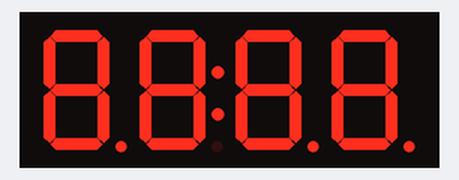
A sketch run on a simulated Arduino Uno, built with avr-gcc and run on an emulated ATmega328P. Parts: 4-digit seven-segment display.

Above: at 0.1 s.
At 0.6 s:
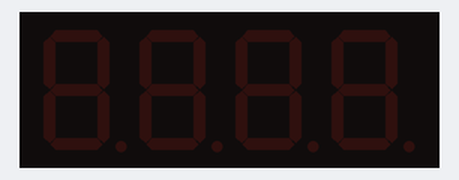

The sketch:

DisplayBlinking.ino
```cpp
#include <TM1637Display.h>

#define CLK_PIN 15   // CLK pin of TM1637 connected to Arduino pin 2
#define DIO_PIN 14   // DIO pin of TM1637 connected to Arduino pin 3

TM1637Display display(CLK_PIN, DIO_PIN);

void setup() {
  display.setBrightness(7); // Set the brightness (0-7)
  display.clear();          // Clear the display
}

void loop() {
  display.setBrightness(5);
  uint8_t data[] = { 0xff, 0xff, 0xff, 0xff };
  display.setSegments(data);
  delay(500);
  display.clear();
  display.setBrightness(0); // Turn off the display
  delay(500);               // Delay for display off time
}
/*#include <TM1637Display.h>

#define CLK_PIN 15   // CLK pin of TM1637 connected to Arduino pin 2
#define DIO_PIN 14     // DIO pin of TM1637 connected to Arduino pin 3

TM1637Display display(CLK_PIN, DIO_PIN);

// Custom patterns for bottom cells of each row
byte bottomPatterns[] = {
  B00000001,  // Bottom cell of first row
  B00000001,//B00000010,  // Bottom cell of second row
  B00000001,//B00000100,  // Bottom cell of third row
  B00000001,//B00001000   // Bottom cell of fourth row
};

void setup() {
  display.setBrightness(7); // Set the brightness (0-7)
  display.clear();          // Clear the display
}

void loop() {
  for (int i = 0; i < sizeof(bottomPatterns); i++) {
    display.setSegments(&bottomPatterns[i], 1, i); // Set bottom cell pattern for specific row
    delay(1000);  // Delay between row patterns
  }
}
*/
```

Measured:
- what the display in image 1 shows lasts 0.5 s, from 0.6 s to 1.1 s
